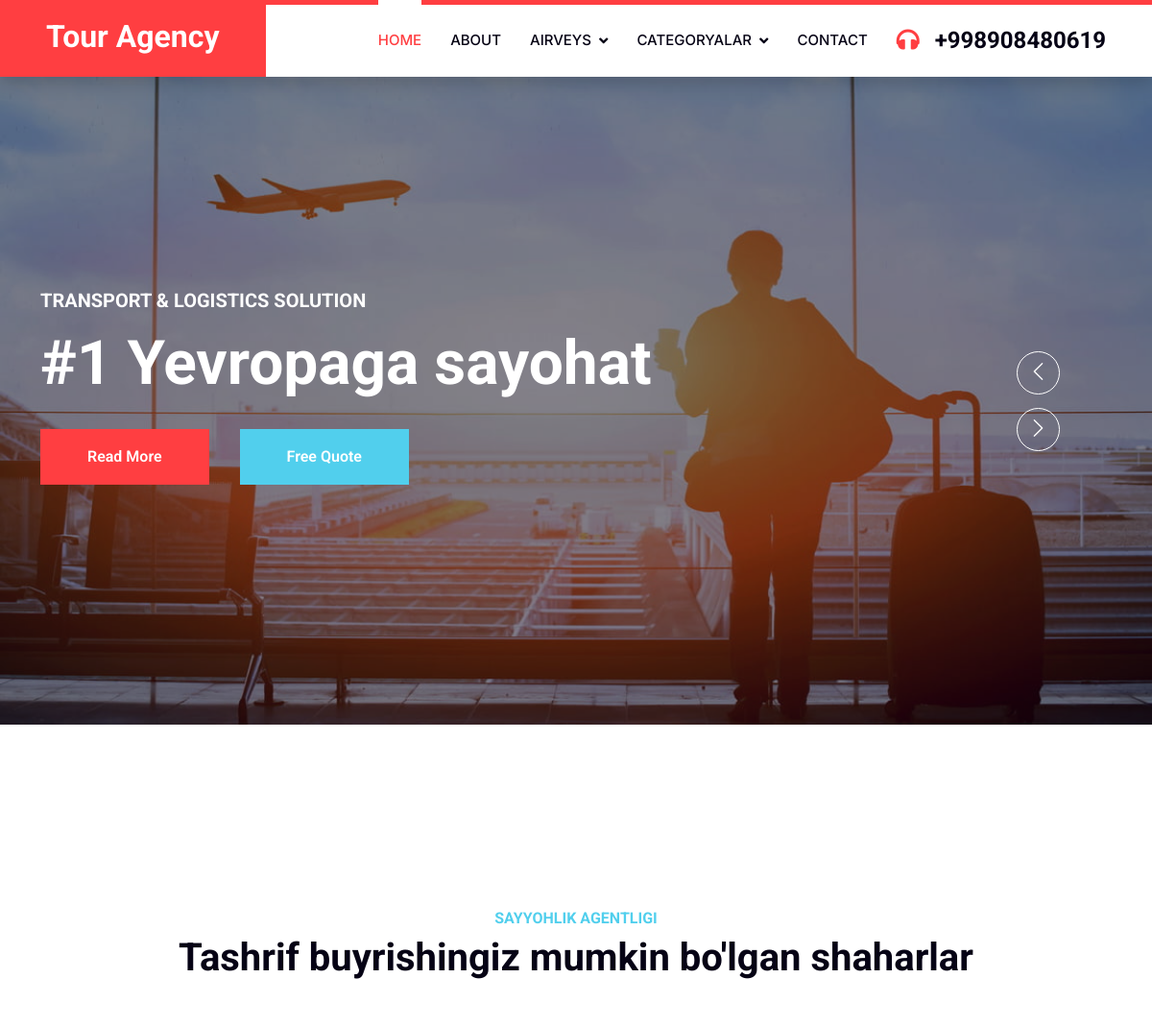
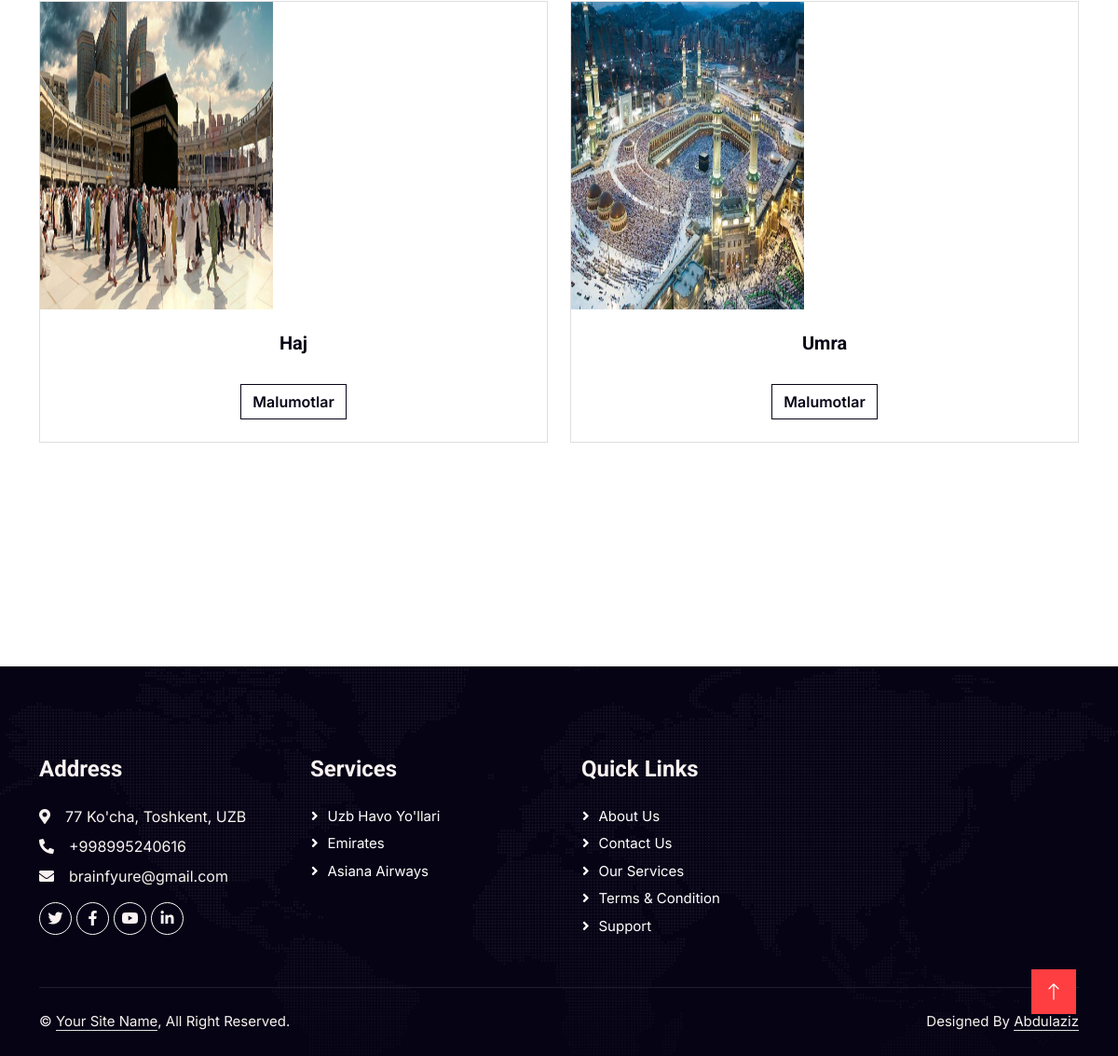
The page /category/3 on the database its author committed (2 pictures, top to bottom).
### student/models.py (models this page shows, shortened)
class Shaharlar(models.Model):
    name=models.CharField(max_length=255)
    image=models.ImageField(upload_to='shaharlar/')
    text=models.TextField(max_length=900)
    category=models.ForeignKey('Category' ,on_delete=models.CASCADE)
    airveys=models.ManyToManyField('Airveys', blank=True ,null=True)
    class Meta:
        verbose_name = 'shahar'
        verbose_name_plural ='shaharlar'

### student/views.py (the view)
# urls.py: path('category/<int:id>', views.category ,name='category'),
def category(request,id):
    categories = Category.objects.all()
    category=get_object_or_404(Category, pk=id)
    shaharlar=Shaharlar.objects.filter(category=category)
    data={
        'categories':categories,
        'shaharlar':shaharlar
    }
    return render(request, template_name='student/category.html',context=data)

### student/templates/student/category.html
{% extends 'base.html' %}
{% load static %}
{% block content %}
<div class="container-xxl py-5">
    <div class="container py-5">
        <div class="text-center wow fadeInUp" data-wow-delay="0.1s">
            <h6 class="text-secondary text-uppercase">Sayyohlik agentligi</h6>
            <h1 class="mb-5">Tashrif buyrishingiz mumkin bo'lgan shaharlar</h1>
        </div>
        <div class="row g-4">
            {% for shahar in shaharlar %}
                <div class="col mb-5">
                    <div class="card h-100">
                        <img class="card-img-top" src="{{shahar.image.url}}" style="height: 330px;width: 250px;" alt="rasm bor" />
                         <div class="card-body p-4">
                             <div class="text-center">
                                <h5 class="fw-bolder">{{shahar.name}} </h5>
                            </div>
                        </div>
                        <div class="card-footer p-4 pt-0 border-top-0 bg-transparent">
                            <div class="text-center"><a class="btn btn-outline-dark mt-auto" href="#">Malumotlar</a></div>
                        </div>
                    </div>
                </div>
            {% endfor %}
        </div>
    </div>
</div>
{% endblock %}

### student/static/student/css/style.css (style rules this page uses)
:root { --primary: #FF3E41; --secondary: #51CFED; --light: #F8F2F0; --dark: #060315; }
.btn { font-weight: 600; transition: .5s; }

### rows shown on the page
Shaharlar: image (picture), name "Haj"
Shaharlar: image (picture), name "Umra"
